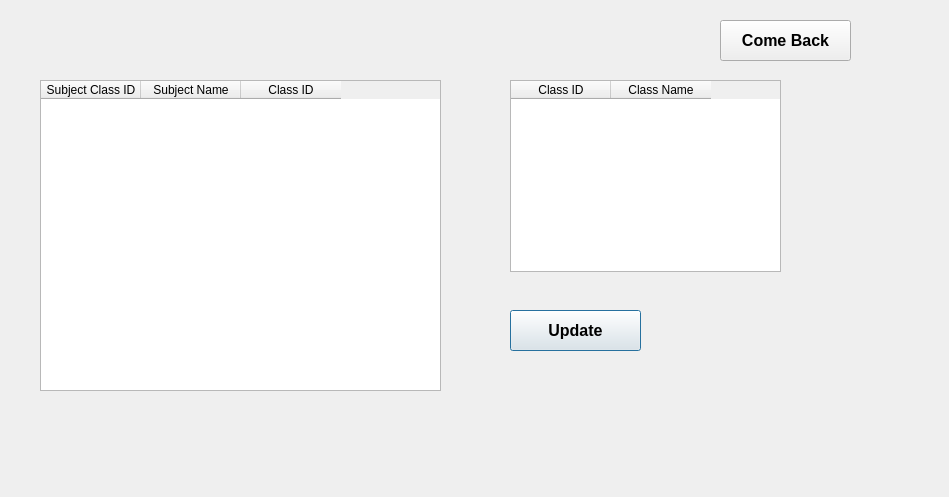
<?xml version="1.0" encoding="UTF-8"?>
<ui version="4.0">
 <class>Dialog</class>
 <widget class="QDialog" name="Dialog">
  <property name="geometry">
   <rect>
    <x>0</x>
    <y>0</y>
    <width>949</width>
    <height>497</height>
   </rect>
  </property>
  <property name="windowTitle">
   <string>Dialog</string>
  </property>
  <widget class="QTableWidget" name="classesTable">
   <property name="geometry">
    <rect>
     <x>510</x>
     <y>80</y>
     <width>271</width>
     <height>192</height>
    </rect>
   </property>
   <column>
    <property name="text">
     <string>Class ID</string>
    </property>
   </column>
   <column>
    <property name="text">
     <string>Class Name</string>
    </property>
   </column>
  </widget>
  <widget class="QTableWidget" name="subjectClassesTable">
   <property name="geometry">
    <rect>
     <x>40</x>
     <y>80</y>
     <width>401</width>
     <height>311</height>
    </rect>
   </property>
   <column>
    <property name="text">
     <string>Subject Class ID</string>
    </property>
   </column>
   <column>
    <property name="text">
     <string>Subject Name</string>
    </property>
   </column>
   <column>
    <property name="text">
     <string>Class ID</string>
    </property>
   </column>
  </widget>
  <widget class="QPushButton" name="updateSubjectClassesBtn">
   <property name="geometry">
    <rect>
     <x>510</x>
     <y>310</y>
     <width>131</width>
     <height>41</height>
    </rect>
   </property>
   <property name="font">
    <font>
     <pointsize>12</pointsize>
     <weight>75</weight>
     <bold>true</bold>
    </font>
   </property>
   <property name="text">
    <string>Update</string>
   </property>
  </widget>
  <widget class="QPushButton" name="comeBackBtn">
   <property name="geometry">
    <rect>
     <x>720</x>
     <y>20</y>
     <width>131</width>
     <height>41</height>
    </rect>
   </property>
   <property name="font">
    <font>
     <pointsize>12</pointsize>
     <weight>75</weight>
     <bold>true</bold>
    </font>
   </property>
   <property name="text">
    <string>Come Back</string>
   </property>
  </widget>
 </widget>
 <resources/>
 <connections/>
</ui>
